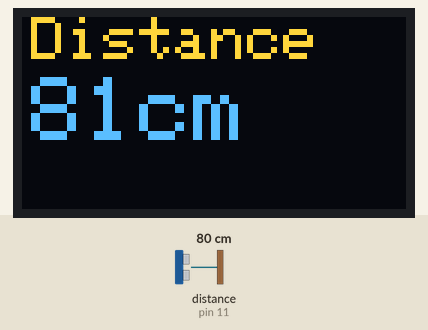
Bench run of a sketch on a simulated Arduino Uno, built with avr-gcc and run on an emulated ATmega328P. On the bench: 128×64 one-colour display. The test bench sets the inputs (shaded band); at power-on: distance to the obstacle (sensor on pin 11) 80 cm. The echo pulse lasts 58.3 µs per cm; the OLED is the two-colour kind (top 16 rows yellow); what the sketch prints to the serial monitor is not drawn.

Above: at 1.2 s.
1.3 s: distance to the obstacle (sensor on pin 11) set to 2 cm
At 2.2 s:
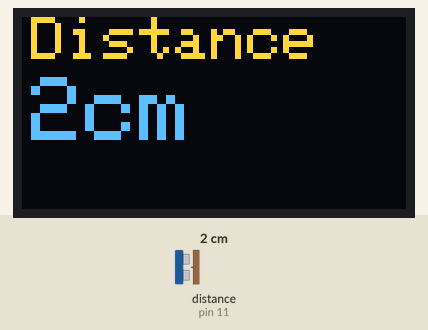
2.8 s: distance to the obstacle (sensor on pin 11) set to 35 cm
At 3.9 s:
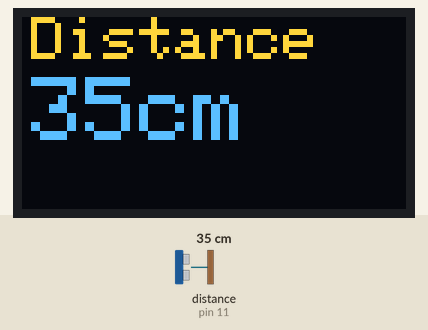
4.4 s: distance to the obstacle (sensor on pin 11) set to 18 cm
At 5.6 s:
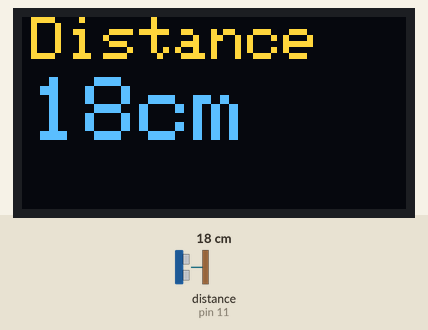
5.9 s: distance to the obstacle (sensor on pin 11) set to 9 cm
At 7.0 s:
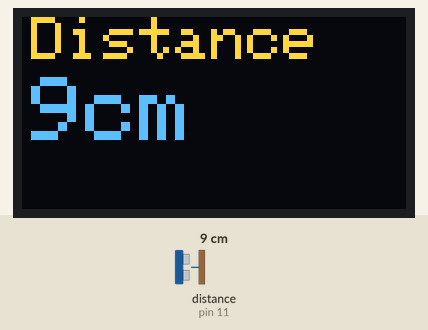
Timing chart, 0 to 8.4 s (numbered marks = the images above; inputs shaded):
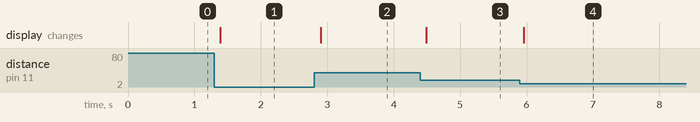

The sketch:

samplecode-ultrasound-ssd1306.ino
```cpp
/*
 * This is the Arduino code for  HC-SR04 Ultrasonic Distance Sensor with SSD1306 Display
 * to measure the distance using arduino for robotoic car and other applications
 * Watch the video https://youtu.be/Pgx5fNF4Q6M
 *  *
 * Written by Ahmad Nejrabi for Robojax Video
 * Date: Dec 21, 2017, in Ajax, Ontario, Canada
 * Permission granted to share this code given that this
 * note is kept with the code.
 * Disclaimer: this code is "AS IS" and for educational purpose only.
 *
 */

/* Original Code
   from https://github.com/adafruit/Adafruit_SSD1306
// https://playground.arduino.cc/Code/NewPing
 * Modified for Robojax video on Dec 21, 2017
// ---------------------------------------------------------------------------
// Example NewPing library sketch that does a ping about 20 times per second.
// ---------------------------------------------------------------------------
*/
//// start of SSD1306 display
#include <Wire.h>
#include <Adafruit_GFX.h>
#include <Adafruit_SSD1306.h>

#define OLED_RESET 4
Adafruit_SSD1306 display(OLED_RESET);

#define NUMFLAKES 10
#define XPOS 0
#define YPOS 1
#define DELTAY 2


#define LOGO16_GLCD_HEIGHT 64
#define LOGO16_GLCD_WIDTH  128
static const unsigned char PROGMEM logo16_glcd_bmp[] =
{ B00000000, B11000000,
  B00000001, B11000000,
  B00000001, B11000000,
  B00000011, B11100000,
  B11110011, B11100000,
  B11111110, B11111000,
  B01111110, B11111111,
  B00110011, B10011111,
  B00011111, B11111100,
  B00001101, B01110000,
  B00011011, B10100000,
  B00111111, B11100000,
  B00111111, B11110000,
  B01111100, B11110000,
  B01110000, B01110000,
  B00000000, B00110000 };

#if (SSD1306_LCDHEIGHT != 64)
#error("Height incorrect, please fix Adafruit_SSD1306.h!");
#endif
//// end of SSD1306 display

// ---------------------------------------------------------------------------
// Example NewPing library sketch that does a ping about 20 times per second.
// ---------------------------------------------------------------------------

#include <NewPing.h>

#define TRIGGER_PIN  12  // Arduino pin tied to trigger pin on the ultrasonic sensor.
#define ECHO_PIN     11  // Arduino pin tied to echo pin on the ultrasonic sensor.
#define MAX_DISTANCE 200 // Maximum distance we want to ping for (in centimeters). Maximum sensor distance is rated at 400-500cm.

NewPing sonar(TRIGGER_PIN, ECHO_PIN, MAX_DISTANCE); // NewPing setup of pins and maximum distance.


void setup() {
   Serial.begin(9600);// set serial monitor with 9600 baud
  display.begin(SSD1306_SWITCHCAPVCC, 0x3C);  // initialize with the I2C addr 0x3D (for the 128x64)

}// setup end


void loop() {
   display.clearDisplay();
  robojaxText("Distance", 3, 0, 2, false);
  String distance  = String(sonar.ping_cm());// get distance and convert it to string for display
  robojaxText(distance +"cm", 3, 20, 3, false);
    display.display();

  delay(50);                     // Wait 50ms between pings (about 20 pings/sec). 29ms should be the shortest delay between pings.
  Serial.print("Ping: ");
  Serial.print(sonar.ping_cm()); // Send ping, get distance in cm and print result (0 = outside set distance range)
  Serial.println("cm");

}// loop end


/*
 * robojaxText(String text, int x, int y,int size, boolean d)
 * text is the text string to be printed
 * x is the integer x position of text
 * y is the integer y position of text
 * z is the text size, 1, 2, 3 etc
 * d is either "true" or "false". Not sure, use true
 */
void robojaxText(String text, int x, int y,int size, boolean d) {

  display.setTextSize(size);
  display.setTextColor(WHITE);
  display.setCursor(x,y);
  display.println(text);
  if(d){
    display.display();
  }

}
```

Measured:
- after the input at 1.3 s, the display: changes after 0.09 s (image 1)
- after the input at 2.8 s, the display: changes after 0.10 s (image 2)
- after the input at 4.4 s, the display: changes after 0.09 s (image 3)
- after the input at 5.9 s, the display: changes after 0.05 s (image 4)
